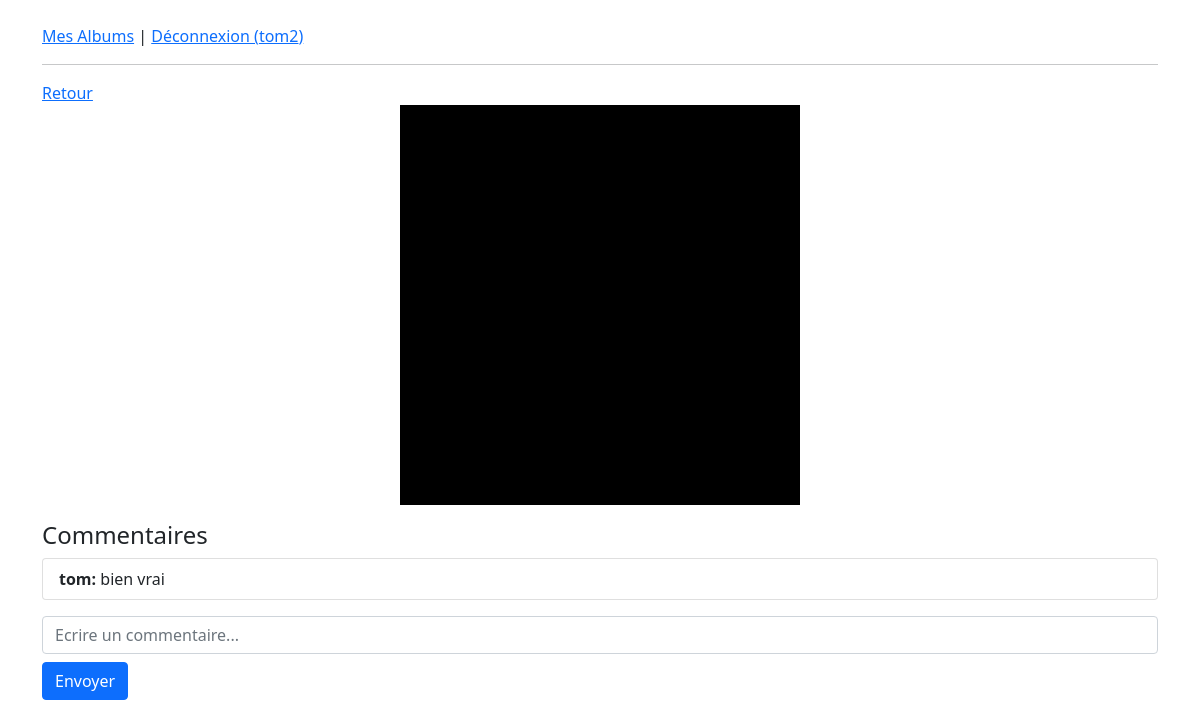
The page /photo/2 (signed in) on the database its author committed.
### app.py (models this page shows)
class User(UserMixin, db.Model):
    id = db.Column(db.Integer, primary_key=True)
    username = db.Column(db.String(150), unique=True, nullable=False)
    password = db.Column(db.String(150), nullable=False)

class Photo(db.Model):
    id = db.Column(db.Integer, primary_key=True)
    filename = db.Column(db.String(100), nullable=False)
    album_id = db.Column(db.Integer, db.ForeignKey('album.id'), nullable=False)
    album = db.relationship('Album', backref=db.backref('photos', lazy=True))

class Comment(db.Model):
    id = db.Column(db.Integer, primary_key=True)
    content = db.Column(db.String(200), nullable=False)
    user_id = db.Column(db.Integer, db.ForeignKey('user.id'))
    photo_id = db.Column(db.Integer, db.ForeignKey('photo.id'))
    user = db.relationship('User')
    photo = db.relationship('Photo', backref=db.backref('comments', lazy=True))

### app.py (the view)
@app.route('/photo/<int:id>', methods=['GET', 'POST'])
@login_required
def photo_detail(id):
    photo = Photo.query.get_or_404(id)
    if request.method == 'POST':
        db.session.add(Comment(content=request.form.get('content'), user_id=current_user.id, photo_id=id))
        db.session.commit()
    return render_template('photo_detail.html', photo=photo)

### app.py (called while the page is built)
@login_manager.user_loader
def load_user(user_id):
    return User.query.get(int(user_id))

### templates/photo_detail.html
{% extends "layout.html" %}
{% block content %}
<a href="/album/{{ photo.album_id }}">Retour</a>
<div class="text-center mb-3">
    <img src="/static/uploads/{{ photo.filename }}" class="img-fluid" style="max-height:400px">
</div>
<h4>Commentaires</h4>
<ul class="list-group mb-3">
    {% for c in photo.comments %}
    <li class="list-group-item"><b>{{ c.user.username }}:</b> {{ c.content }}</li>
    {% endfor %}
</ul>
<form method="POST">
    <input type="text" name="content" placeholder="Ecrire un commentaire..." required class="form-control">
    <button class="btn btn-primary mt-2">Envoyer</button>
</form>
{% endblock %}

### templates/layout.html (shortened to what this page needs)
<!DOCTYPE html>
<html>
<head>
    <link href="https://cdn.jsdelivr.net/npm/bootstrap@5.1.3/dist/css/bootstrap.min.css" rel="stylesheet">
</head>
<body class="container mt-4">
    <nav>
        {% if current_user.is_authenticated %}
            <a href="{{ url_for('dashboard') }}">Mes Albums</a> |
            <a href="{{ url_for('logout') }}">Déconnexion ({{ current_user.username }})</a>
        {% endif %}
    </nav>
    <hr>
    {% block content %}{% endblock %}
</body>
</html>

### rows shown on the page
User: username "tom2"
Photo: filename (picture)
Comment: user.username "tom", content "bien vrai"
